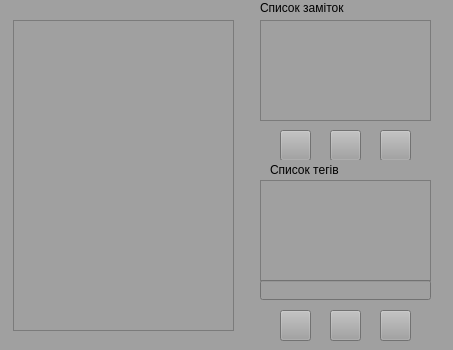
<?xml version="1.0" encoding="UTF-8"?>
<ui version="4.0">
 <class>Notes</class>
 <widget class="QMainWindow" name="Notes">
  <property name="geometry">
   <rect>
    <x>0</x>
    <y>0</y>
    <width>453</width>
    <height>350</height>
   </rect>
  </property>
  <property name="windowTitle">
   <string>Notes edit</string>
  </property>
  <property name="windowIcon">
   <iconset resource="image/img_rc.qrc">
    <normaloff>:/newPrefix/icon.png</normaloff>:/newPrefix/icon.png</iconset>
  </property>
  <property name="styleSheet">
   <string notr="true">background-color: rgb(160, 160, 160);

font: 75 italic 14pt &quot;Comic Sans MS&quot;;</string>
  </property>
  <widget class="QWidget" name="main_win">
   <widget class="QTextEdit" name="txt_edit">
    <property name="geometry">
     <rect>
      <x>13</x>
      <y>20</y>
      <width>221</width>
      <height>311</height>
     </rect>
    </property>
    <property name="styleSheet">
     <string notr="true">border-image: url(:/newPrefix/txt.PNG);</string>
    </property>
   </widget>
   <widget class="QListWidget" name="note_list1">
    <property name="geometry">
     <rect>
      <x>260</x>
      <y>20</y>
      <width>171</width>
      <height>101</height>
     </rect>
    </property>
    <property name="styleSheet">
     <string notr="true">border-image: url(:/newPrefix/list.PNG);</string>
    </property>
   </widget>
   <widget class="QListWidget" name="note_list2">
    <property name="geometry">
     <rect>
      <x>260</x>
      <y>180</y>
      <width>171</width>
      <height>101</height>
     </rect>
    </property>
    <property name="styleSheet">
     <string notr="true">border-image: url(:/newPrefix/list.PNG);</string>
    </property>
   </widget>
   <widget class="QLabel" name="lbl">
    <property name="geometry">
     <rect>
      <x>260</x>
      <y>0</y>
      <width>171</width>
      <height>16</height>
     </rect>
    </property>
    <property name="text">
     <string>Список заміток</string>
    </property>
   </widget>
   <widget class="QPushButton" name="btn_add_note">
    <property name="geometry">
     <rect>
      <x>280</x>
      <y>130</y>
      <width>31</width>
      <height>31</height>
     </rect>
    </property>
    <property name="styleSheet">
     <string notr="true">border-image: url(:/newPrefix/free-icon-font-edit-3917361.png);</string>
    </property>
    <property name="text">
     <string/>
    </property>
   </widget>
   <widget class="QPushButton" name="btn_del_note">
    <property name="geometry">
     <rect>
      <x>380</x>
      <y>130</y>
      <width>31</width>
      <height>31</height>
     </rect>
    </property>
    <property name="styleSheet">
     <string notr="true">border-image: url(:/newPrefix/free-icon-font-trash-3917378.png);</string>
    </property>
    <property name="text">
     <string/>
    </property>
   </widget>
   <widget class="QPushButton" name="btn_save_note">
    <property name="geometry">
     <rect>
      <x>330</x>
      <y>130</y>
      <width>31</width>
      <height>31</height>
     </rect>
    </property>
    <property name="styleSheet">
     <string notr="true">border-image: url(:/newPrefix/free-icon-font-check-3917749.png);</string>
    </property>
    <property name="text">
     <string/>
    </property>
   </widget>
   <widget class="QLabel" name="label">
    <property name="geometry">
     <rect>
      <x>270</x>
      <y>160</y>
      <width>171</width>
      <height>20</height>
     </rect>
    </property>
    <property name="text">
     <string>Список тегів</string>
    </property>
   </widget>
   <widget class="QLineEdit" name="teg_find">
    <property name="geometry">
     <rect>
      <x>260</x>
      <y>280</y>
      <width>171</width>
      <height>20</height>
     </rect>
    </property>
    <property name="styleSheet">
     <string notr="true">border-color: rgb(0, 0, 0);
</string>
    </property>
   </widget>
   <widget class="QPushButton" name="btn_add_teg">
    <property name="geometry">
     <rect>
      <x>380</x>
      <y>310</y>
      <width>31</width>
      <height>31</height>
     </rect>
    </property>
    <property name="styleSheet">
     <string notr="true">border-image: url(:/newPrefix/free-icon-font-user-add-3917698.png);</string>
    </property>
    <property name="text">
     <string/>
    </property>
   </widget>
   <widget class="QPushButton" name="btn_final">
    <property name="geometry">
     <rect>
      <x>330</x>
      <y>310</y>
      <width>31</width>
      <height>31</height>
     </rect>
    </property>
    <property name="styleSheet">
     <string notr="true">border-image: url(:/newPrefix/free-icon-font-search-3917132.png);</string>
    </property>
    <property name="text">
     <string/>
    </property>
   </widget>
   <widget class="QPushButton" name="btn_del_teg">
    <property name="geometry">
     <rect>
      <x>280</x>
      <y>310</y>
      <width>31</width>
      <height>31</height>
     </rect>
    </property>
    <property name="styleSheet">
     <string notr="true">border-image: url(:/newPrefix/free-icon-font-cross-3917759.png);</string>
    </property>
    <property name="text">
     <string/>
    </property>
   </widget>
  </widget>
 </widget>
 <resources>
  <include location="image/img_rc.qrc"/>
 </resources>
 <connections/>
</ui>
